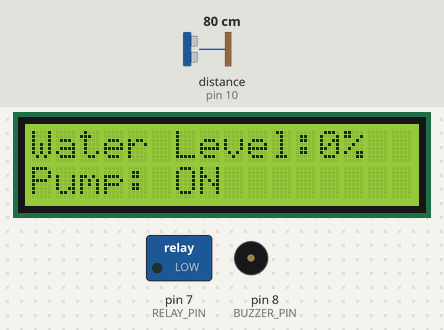
Bench run of a sketch on a simulated Arduino Uno, built with avr-gcc and run on an emulated ATmega328P. Shown: 16×2 character LCD, switched loads named in the sketch (green lamp = pin HIGH), buzzer (waves = sounding). Wiring (inferred from the names in the program): ultrasonic range finder: trigger pin 9; echo pin 10. The test bench sets the inputs (shaded band); at power-on: distance to the obstacle (sensor on pin 10) 80 cm. The echo pulse lasts 58.3 µs per cm; pins used as bus, display or sensor lines are not drawn; what the sketch prints to the serial monitor is not drawn.

Above: at 2.9 s.
3.0 s: distance to the obstacle (sensor on pin 10) set to 7 cm
At 3.7 s:
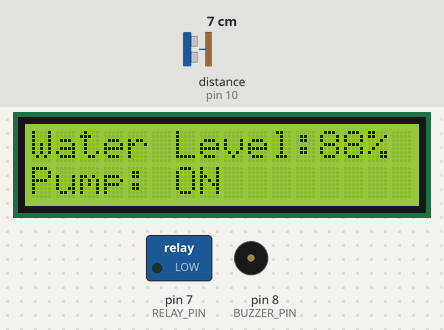
4.8 s: distance to the obstacle (sensor on pin 10) set to 4 cm
At 6.4 s:
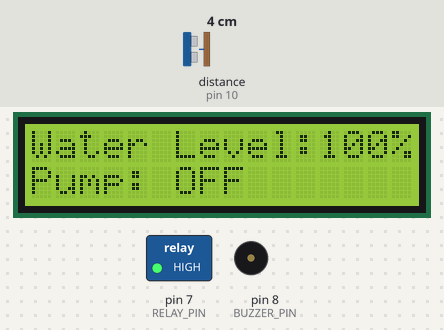
7.2 s: distance to the obstacle (sensor on pin 10) set to 18 cm
At 8.7 s:
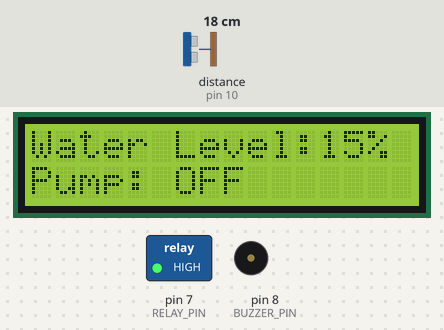
9.2 s: distance to the obstacle (sensor on pin 10) set to 23 cm
At 10.0 s:
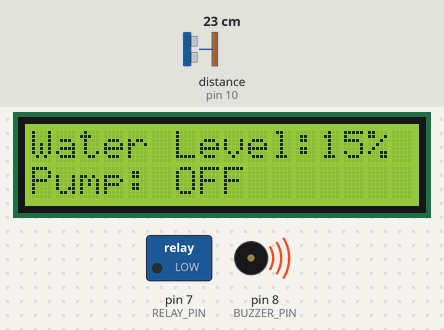
11.6 s: distance to the obstacle (sensor on pin 10) set to 9 cm
At 14.5 s:
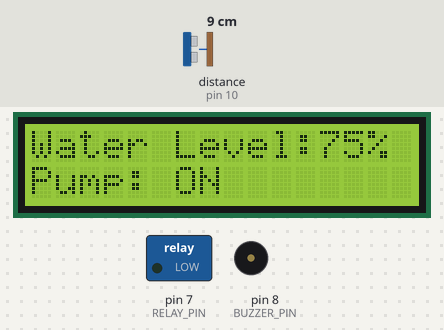
Timing chart, 0 to 15.1 s (numbered marks = the images above; inputs shaded):
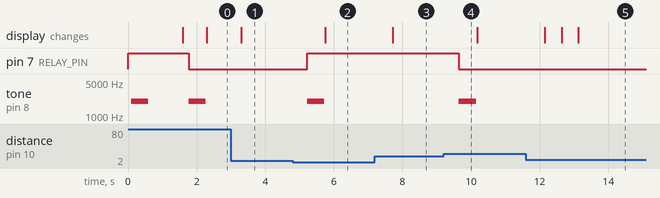

The sketch:

water_tank_sandhya.ino
```cpp
#include <Wire.h>
#include <LiquidCrystal_I2C.h>

// ---------- PINS ----------
const int TRIG_PIN   = 9;
const int ECHO_PIN   = 10;
const int RELAY_PIN  = 7;
const int BUZZER_PIN = 8;

// ---------- TANK SETTINGS (measure and adjust, in cm) ----------
const float FULL_DIST  = 5.0;   // this close to sensor = tank FULL -> pump OFF
const float EMPTY_DIST = 20.0;  // this far from sensor = tank LOW  -> pump ON

// ---------- RELAY TYPE (swap if pump works in reverse) ----------
const int RELAY_ON  = LOW;
const int RELAY_OFF = HIGH;

// ---------- BUZZER SETTINGS ----------
// Resting level of the buzzer pin when silent.
// If the buzzer buzzes constantly, change this to HIGH.
const int BUZZER_OFF = LOW;
const int BUZZER_FREQ = 2000;   // tone in Hz
const int BUZZER_TIME = 500;    // beep length in milliseconds

LiquidCrystal_I2C lcd(0x27, 16, 2);  // try 0x3F if the LCD stays blank

bool pumpOn = false;

float readDistanceCm() {
  digitalWrite(TRIG_PIN, LOW);
  delayMicroseconds(2);
  digitalWrite(TRIG_PIN, HIGH);
  delayMicroseconds(10);
  digitalWrite(TRIG_PIN, LOW);
  long duration = pulseIn(ECHO_PIN, HIGH, 30000);
  if (duration == 0) return -1;
  return duration * 0.0343 / 2.0;
}

float averageDistance() {
  float sum = 0;
  int count = 0;
  for (int i = 0; i < 5; i++) {
    float d = readDistanceCm();
    if (d > 0) { sum += d; count++; }
    delay(30);
  }
  if (count == 0) return -1;
  return sum / count;
}

// One single beep
void beepOnce() {
  tone(BUZZER_PIN, BUZZER_FREQ);
  delay(BUZZER_TIME);
  noTone(BUZZER_PIN);
  digitalWrite(BUZZER_PIN, BUZZER_OFF);
}

void setPump(bool on) {
  pumpOn = on;
  digitalWrite(RELAY_PIN, on ? RELAY_ON : RELAY_OFF);
}

void setup() {
  Serial.begin(9600);
  pinMode(TRIG_PIN, OUTPUT);
  pinMode(ECHO_PIN, INPUT);
  pinMode(RELAY_PIN, OUTPUT);
  pinMode(BUZZER_PIN, OUTPUT);
  digitalWrite(BUZZER_PIN, BUZZER_OFF);
  setPump(false);

  lcd.init();
  lcd.backlight();
  lcd.setCursor(0, 0);
  lcd.print("Smart Water Tank");
  lcd.setCursor(0, 1);
  lcd.print("Starting...");

  beepOnce();                            // startup test beep (delete this line later)
  delay(1000);
  lcd.clear();
}

void loop() {
  float d = averageDistance();

  if (d < 0) {
    setPump(false);                      // safety: pump off if sensor fails
    lcd.setCursor(0, 0);
    lcd.print("Sensor error    ");
    lcd.setCursor(0, 1);
    lcd.print("Check wiring    ");
    delay(500);
    return;
  }

  // Convert distance to level percentage
  float level = (EMPTY_DIST - d) / (EMPTY_DIST - FULL_DIST) * 100.0;
  level = constrain(level, 0, 100);

  // Pump logic with two thresholds, one beep each time it switches
  if (pumpOn && d <= FULL_DIST) {
    setPump(false);                      // tank full -> pump OFF
    beepOnce();
  } else if (!pumpOn && d >= EMPTY_DIST) {
    setPump(true);                       // tank low -> pump ON
    beepOnce();
  }

  // Display
  lcd.setCursor(0, 0);
  lcd.print("Water Level:");
  lcd.print((int)level);
  lcd.print("%  ");
  lcd.setCursor(0, 1);
  lcd.print(pumpOn ? "Pump: ON         " : "Pump: OFF        ");

  Serial.print("Distance: ");
  Serial.print(d);
  Serial.print(" cm  Level: ");
  Serial.print(level);
  Serial.print("%  Pump: ");
  Serial.println(pumpOn ? "ON" : "OFF");

  delay(300);
}
```

Measured:
- the behaviour switches between 6 and 5 cm on distance to the obstacle (sensor on pin 10) (found by bisection; images 1 and 2)
- the behaviour switches between 20 and 21 cm on distance to the obstacle (sensor on pin 10) (found by bisection; images 3 and 4)
- after the input at 3.0 s, the display: changes after 0.30 s (image 1)
- after the input at 4.8 s, pin 7 (RELAY_PIN): LOW → HIGH after 0.42 s; tone on pin 8 (BUZZER_PIN): silent → 2000 Hz after 0.42 s, → silent 0.50 s later; the display: changes after 0.96 s (image 2)
- after the input at 7.2 s, the display: changes after 0.51 s (image 3)
- after the input at 9.2 s, pin 7 (RELAY_PIN): HIGH → LOW after 0.45 s; tone on pin 8 (BUZZER_PIN): silent → 2000 Hz after 0.45 s, → silent 0.50 s later
- after the input at 11.6 s, the display: changes after 0.55 s (image 5)
- by itself, tone on pin 8 (BUZZER_PIN): alternates 2000 Hz for 0.50 s and silent for 1.2 s
